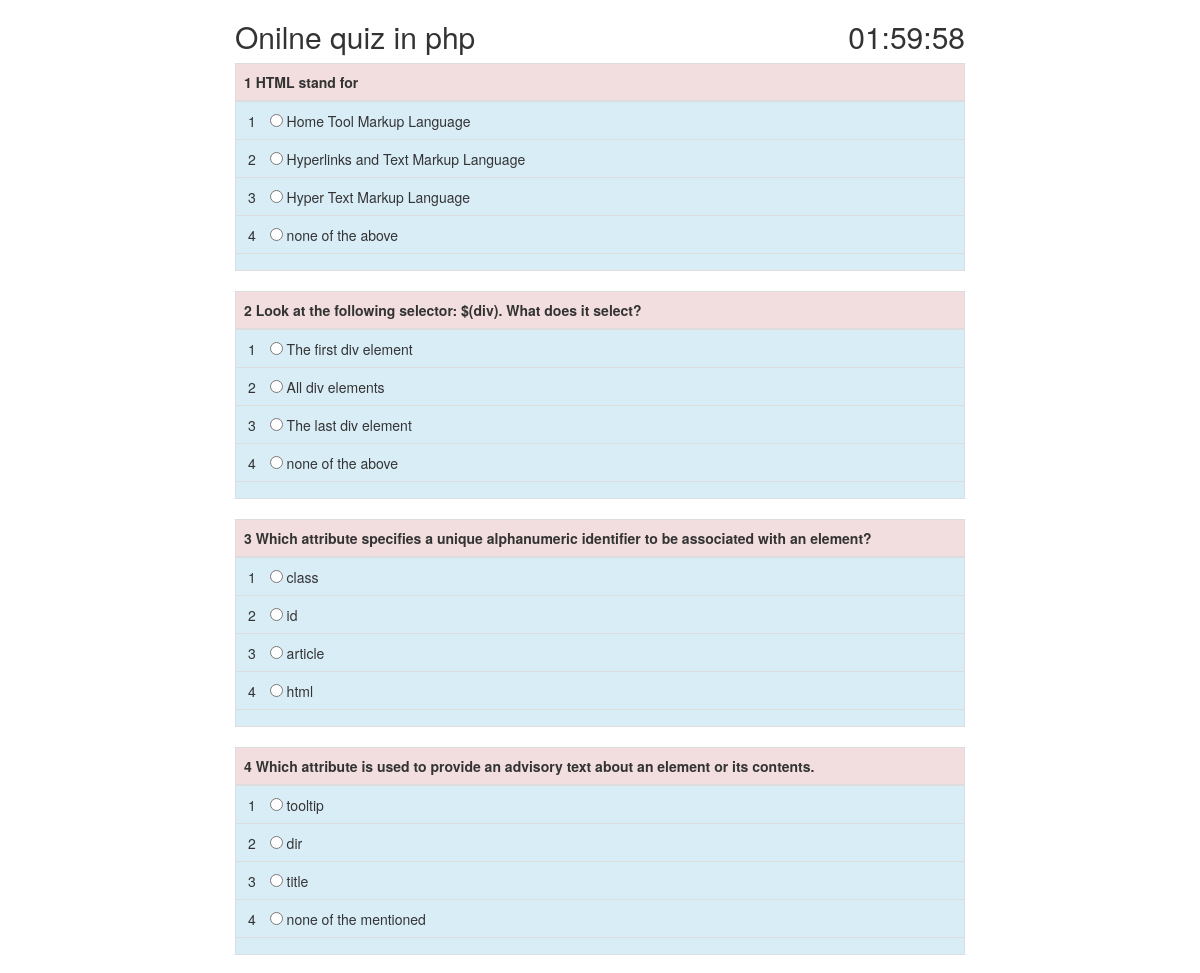
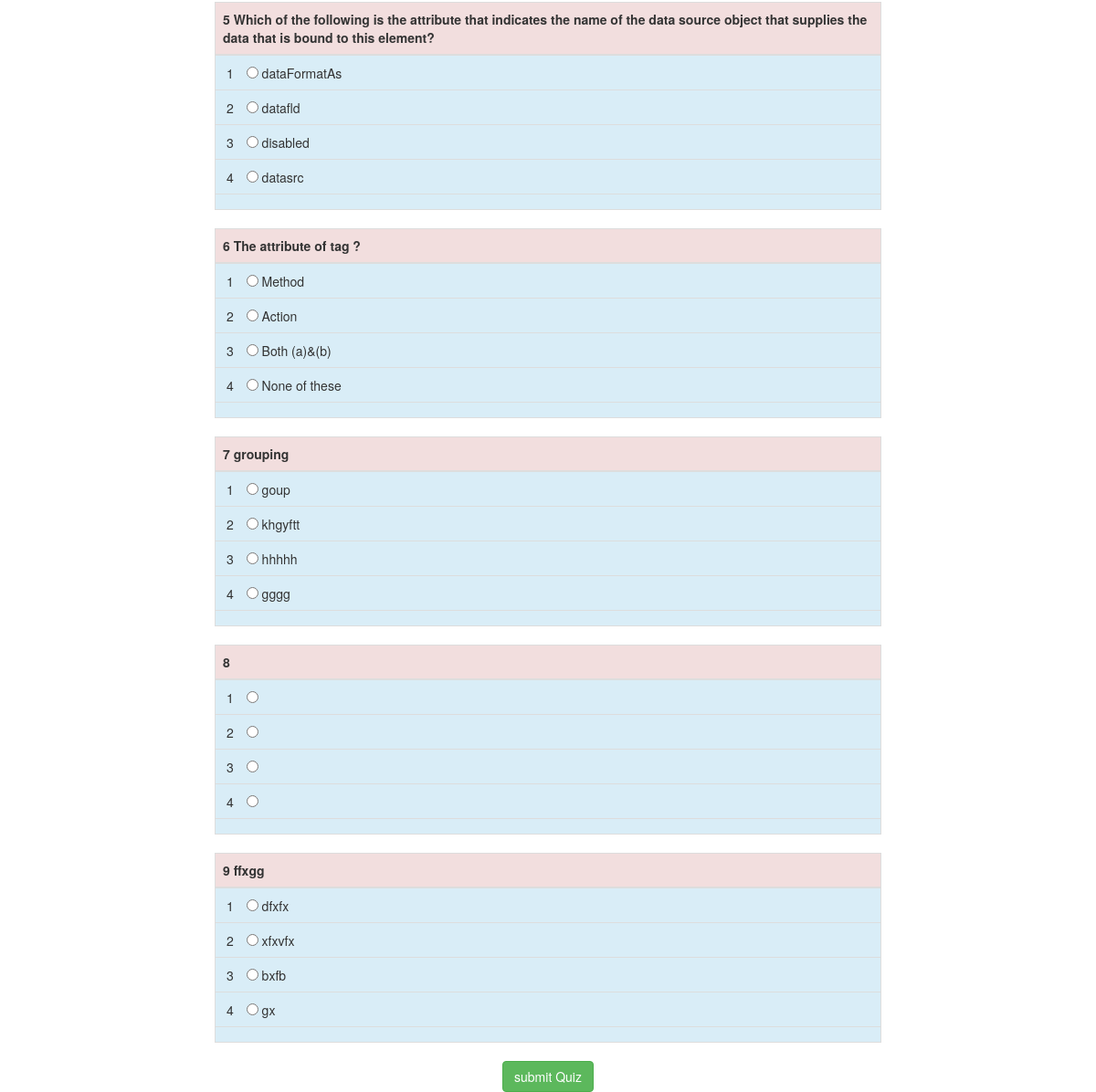
Page /qus_show.php (signed in) on the committed database (2 pictures, top to bottom).
### tables this page shows
CREATE TABLE `question` (
  `id` int(50) NOT NULL,
  `question` varchar(250) NOT NULL,
  `ans1` varchar(50) NOT NULL,
  `ans2` varchar(50) NOT NULL,
  `ans3` varchar(50) NOT NULL,
  `ans4` varchar(50) NOT NULL,
  `ans` varchar(10) NOT NULL,
  `cat_id` int(50) NOT NULL
);

### qus_show.php (the view, shortened to what this page needs)
<?php
include('dbh.php');
?>
<!DOCTYPE html>
<html>
<head>
  <link rel="stylesheet" href="http://maxcdn.bootstrapcdn.com/bootstrap/3.3.6/css/bootstrap.min.css">
</head>
<body onload="timeout()" >
<div class="container">
	<div class="col-sm-8">
		  <h2>Onilne quiz in php
		  <div id="time"style="float:right">timeout</div></h2>
		<?php
		$i=1;
		 $query=mysqli_query($conn,"SELECT * FROM question where cat_id=1 ");
            while ($row = mysqli_fetch_array($query)){
        ?>
		<form method="post" id="form1" action="answer.php">
		  <table class="table table-bordered">
			<thead>
			  <tr class="danger">
				<th><?php echo $i;?>  <?php echo $row['question'];?>  </th>
			  </tr>
			</thead>
			<tbody>
			<?php if(isset($row['ans1'])){?>
			  <tr class="info">
				<td>&nbsp;1&emsp;<input type="radio" value="1" name="<?php echo $row['id']; ?>" />&nbsp;<?php echo $row['ans1'];?> </td>
			  </tr>
			<?php }?>
			<?php if(isset($row['ans2'])){?>
			  <tr class="info">
				<td>&nbsp;2&emsp;<input type="radio" value="2" name="<?php echo $row['id']; ?>" />&nbsp;<?php echo $row['ans2'];?></td>
			  </tr>
			  <?php }?>
			  <?php if(isset($row['ans3'])){?>
			  <tr class="info">
				<td>&nbsp;3&emsp;<input type="radio" value="3" name="<?php echo $row['id']; ?>" />&nbsp;<?php echo $row['ans3'];?></td>
			  </tr>
			  <?php }?>
			  <?php if(isset($row['ans4'])){?>
			  	<tr class="info">
				<td>&nbsp;4&emsp;<input type="radio" value="4" name="<?php echo $row['id']; ?>" />&nbsp;<?php echo $row['ans4'];?></td>
			  </tr>
			  <?php }?>
			<tr class="info">
				<td><input type="radio" checked="checked" style="display:none" value="no_attempt" name="<?php echo $row['id']; ?>" /></td>
			  </tr>
			</tbody>
		  </table>
		<?php $i++;}?>
	<center><input type="submit" value="submit Quiz" class="btn btn-success" /></center>
</form>
		</div>
</div>
</body>
</html>

### rows in the picture
question: question "HTML stand for", ans1 "Home Tool Markup Language", ans2 "Hyperlinks and Text Markup Language", ans3 "Hyper Text Markup Language", ans4 "none of the above"
question: question "Look at the following selector: $(div). What does it select?", ans1 "The first div element", ans2 "All div elements", ans3 "The last div element", ans4 "none of the above"
question: question "Which attribute specifies a unique alphanumeric identifier to be associated with an element?", ans1 "class", ans2 "id", ans3 "article", ans4 "html"
question: question "Which attribute is used to provide an advisory text about an element or its contents.", ans1 "tooltip", ans2 "dir", ans3 "title", ans4 "none of the mentioned"
question: question "Which of the following is the attribute that indicates the name of the data source object that supplies the data that is bound to this element?", ans1 "dataFormatAs", ans2 "datafld", ans3 "disabled", ans4 "datasrc"
question: question "The attribute of tag ?", ans1 "Method", ans2 "Action", ans3 "Both (a)&(b)", ans4 "None of these"
question: question "grouping", ans1 "goup", ans2 "khgyftt", ans3 "hhhhh", ans4 "gggg"
question: question "ffxgg", ans1 "dfxfx", ans2 "xfxvfx", ans3 "bxfb", ans4 "gx"
